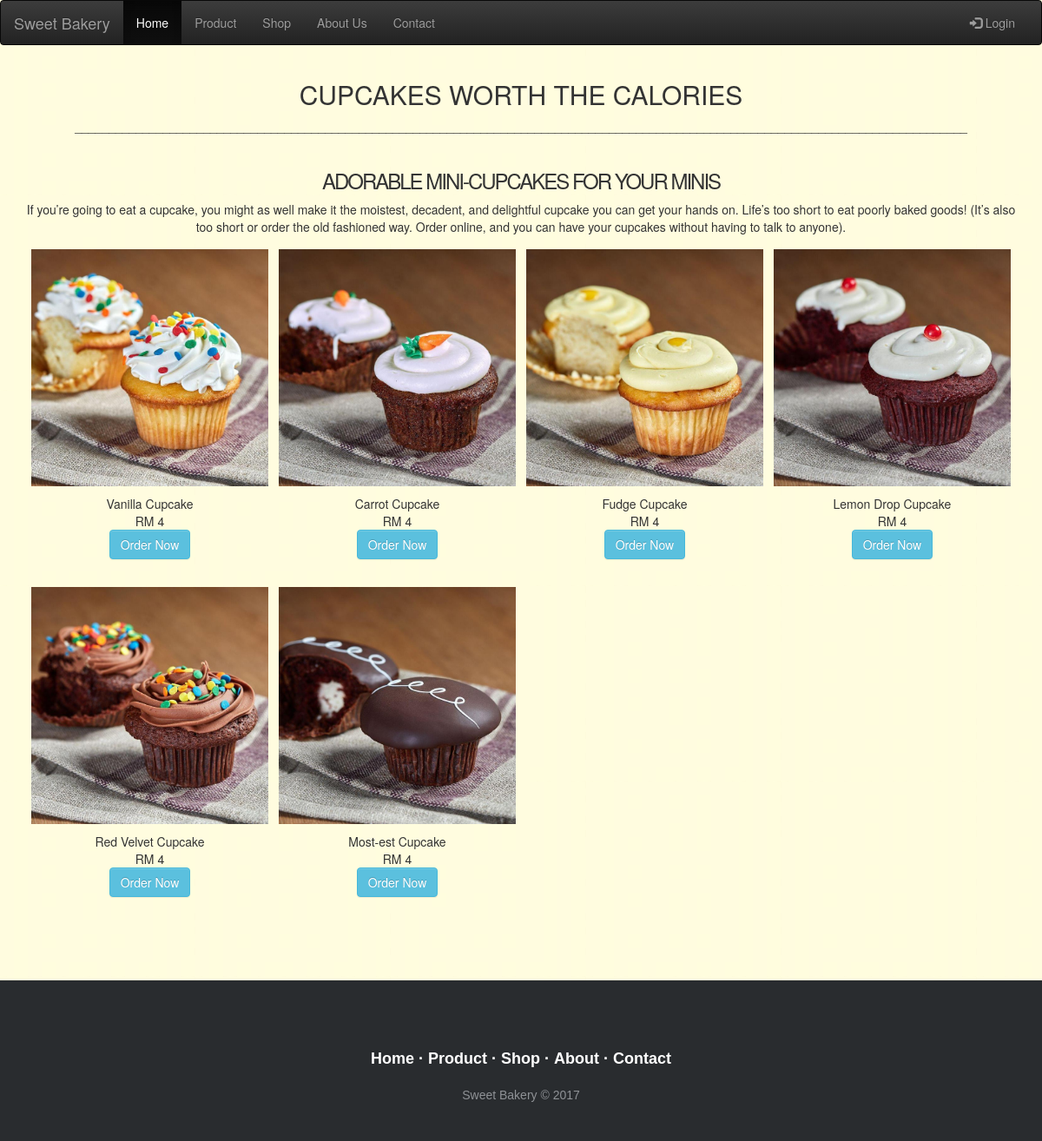
Screenshot of /cupcake.php with the database file from the repository.
### tables this page shows
CREATE TABLE `cake` (
  `product_id` int(255) NOT NULL,
  `product_name` varchar(1000) NOT NULL,
  `product_price` int(255) NOT NULL,
  `product_img` varchar(1000) NOT NULL,
  `Category` varchar(1000) NOT NULL
);

### cupcake.php (the view, shortened to what this page needs)
<head>
	<link rel="stylesheet" type="text/css" href="css/bootstrap.min.css">
	<link rel="stylesheet" href="css/bootstrap-theme.min.css">
	<link rel="stylesheet" href="https://cdnjs.cloudflare.com/ajax/libs/font-awesome/4.7.0/css/font-awesome.min.css">
</head>
<?php require 'connectDB.php' ?>
<?php
$sql ="select * from `cake` where `Category` = 'cupcake'";
$query = mysqli_query($conn, $sql);
?>
<body>
<?php include 'header.php';?>
<link rel="stylesheet" type="text/css" href="cupcake.css">
<div class="container">
<h2>CUPCAKES WORTH THE CALORIES</h2>
<center>____________________________________________________________________________________________________________________________________
</center><br>
<h3>ADORABLE MINI-CUPCAKES FOR YOUR MINIS</h3>
<center>If you’re going to eat a cupcake, you might as well make it the moistest, decadent, and delightful cupcake you can get your hands on.
Life’s too short to eat poorly baked goods! (It’s also too short or order the old fashioned way. Order online, and you can have your cupcakes
without having to talk to anyone).</center>
<?php while ($row = mysqli_fetch_array($query,MYSQLI_ASSOC)){   ?>
<div class="responsive">
  <div class="gallery">
	<?php $product_id=$row['product_id'];
	$product_name=$row['product_name'];
	$price=$row['product_price'];
	?>
  <img  onerror="this.src='unavailable.png' "src="<?php echo $row['product_img'] ?>"  width="300" height="200">
    <div class="desc"><?php echo $product_name ?><br>RM <?php echo $row['product_price'] ?><br>
	<a type="button" class="btn btn-info" href="order.php?product_id=<?php echo $product_id;?>&product_name=<?php echo $product_name?>&price=<?php echo $price?>">Order Now</a>
	</div>
  </div>
</div>
<?php }?>
</div>
<?php include 'footer.php' ?>
</body>

### header.php (shortened to what this page needs)
<html>
<head>
  <link rel="stylesheet" href="https://maxcdn.bootstrapcdn.com/bootstrap/3.3.7/css/bootstrap.min.css">
</head>
<body>
<nav class="navbar navbar-inverse">
  <div class="container-fluid">
    <div class="navbar-header">
      <a class="navbar-brand" href="#">Sweet Bakery</a>
    </div>
	<div class="collapse navbar-collapse" id="mainNavBar">
    <ul class="nav navbar-nav">
      <li class="active"><a href="index.php">Home</a></li>
	  <li><a href="product.php">Product</a></li>
      <li><a href="shop.php">Shop</a></li>
      <li><a href="aboutus.php">About Us</a></li>
	  <li><a href="contact.php">Contact</a></li>
    </ul>
<ul class="nav navbar-nav navbar-right">
		<?php if(isset($_SESSION['username'])):?>
		<li class="dropdown"><a class="dropdown-toggle" data-toggle="dropdown" href="#"><?php echo "welcome ".$_SESSION['username'] ?>
		<span class="caret"></span></a>
		 <ul class="dropdown-menu">
		 <li><a href="confirm_order.php">Confirm Order</a></li>
          <li><a href="logout.php">Logout</a></li>
        </ul>
      </li>
				<?php else:?>
					 <li><a href="register.php"><span class="glyphicon glyphicon-log-in"></span> Login</a></li>
				<?php endif; ?>
	</ul>
  </div>
  </div>
</nav>
</body>
</html>

### footer.php (shortened to what this page needs)
<!DOCTYPE html>
<html>
<head>
	<link rel="stylesheet" href="footer-basic-centered.css">
</head>
	<body>
		<footer class="footer-basic-centered">
			<p class="footer-links">
				<a href="index.php">Home</a>
				·
				<a href="product.php">Product</a>
				·
				<a href="shop.php">Shop</a>
				·
				<a href="aboutus.php">About</a>
				·
				<a href="contact.php">Contact</a>
			</p>
			<p class="footer-company-name">Sweet Bakery &copy; 2017</p>
		</footer>
	</body>
</html>

### cupcake.css (style rules this page uses)
body { background-image: url("bg.jpg"); }
h2 { letter-spacing: 0px; text-align:center; }
h3 { letter-spacing: -2px; text-align:center; }
div.gallery { border: 5px; }
div.gallery img { width: 100%; height: auto; }
div.desc { padding: 10px; text-align: center; }
* { box-sizing: border-box; }
.responsive { margin-top:10px; padding:6px; float: left; width: 24.99999%; }

### footer-basic-centered.css (style rules this page uses)
.footer-basic-centered { background-color: #292c2f; box-shadow: 0 1px 1px 0 rgba(0, 0, 0, 0.12); box-sizing: border-box; width: 100%; text-align: center; font: normal 18px sans-serif; padding: 45px; margin-top: 80px; }
.footer-basic-centered .footer-company-name { color: #8f9296; font-size: 14px; margin: 0; }
.footer-basic-centered .footer-links { list-style: none; font-weight: bold; color: #ffffff; padding: 35px 0 23px; margin: 0; }
.footer-basic-centered .footer-links a { display:inline-block; text-decoration: none; color: inherit; }

### rows the page displays
cake: product_img (picture), product_name "Vanilla Cupcake", product_price "4"
cake: product_img (picture), product_name "Carrot Cupcake", product_price "4"
cake: product_img (picture), product_name "Fudge Cupcake", product_price "4"
cake: product_img (picture), product_name "Lemon Drop Cupcake", product_price "4"
cake: product_img (picture), product_name "Red Velvet Cupcake", product_price "4"
cake: product_img (picture), product_name "Most-est Cupcake", product_price "4"
